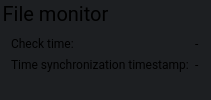
    <widget class="QGroupBox" name="groupFileMonitor">
     <property name="sizePolicy">
      <sizepolicy hsizetype="Preferred" vsizetype="Minimum">
       <horstretch>0</horstretch>
       <verstretch>0</verstretch>
      </sizepolicy>
     </property>
     <property name="font">
      <font>
       <family>Roboto</family>
       <pointsize>-1</pointsize>
      </font>
     </property>
     <property name="styleSheet">
      <string notr="true">QGroupBox {
  border: 0;
  margin-top: 25px;
  font-size: 20px;
  background-color: rgb(29, 31, 34);
}
QLabel {
    background-color: rgb(29, 31, 34);
}</string>
     </property>
     <property name="title">
      <string>File monitor</string>
     </property>
     <layout class="QFormLayout" name="formLayout_10">
      <item row="0" column="0">
       <widget class="QLabel" name="labelFileMonitorCheckTime">
        <property name="font">
         <font>
          <family>Roboto</family>
         </font>
        </property>
        <property name="text">
         <string>Check time:</string>
        </property>
        <property name="alignment">
         <set>Qt::AlignLeading|Qt::AlignLeft|Qt::AlignVCenter</set>
        </property>
       </widget>
      </item>
      <item row="0" column="1">
       <widget class="QLabel" name="labelFileMonitorCheckTimeValue">
        <property name="font">
         <font>
          <family>Roboto</family>
         </font>
        </property>
        <property name="text">
         <string>-</string>
        </property>
        <property name="alignment">
         <set>Qt::AlignLeading|Qt::AlignLeft|Qt::AlignVCenter</set>
        </property>
       </widget>
      </item>
      <item row="1" column="0">
       <widget class="QLabel" name="labelFileMonitorTimeSynchronization">
        <property name="font">
         <font>
          <family>Roboto</family>
         </font>
        </property>
        <property name="text">
         <string>Time synchronization timestamp:</string>
        </property>
        <property name="alignment">
         <set>Qt::AlignLeading|Qt::AlignLeft|Qt::AlignVCenter</set>
        </property>
       </widget>
      </item>
      <item row="1" column="1">
       <widget class="QLabel" name="labelFileMonitorTimeSynchronizationValue">
        <property name="font">
         <font>
          <family>Roboto</family>
         </font>
        </property>
        <property name="text">
         <string>-</string>
        </property>
        <property name="alignment">
         <set>Qt::AlignLeading|Qt::AlignLeft|Qt::AlignVCenter</set>
        </property>
       </widget>
      </item>
     </layout>
    </widget>
